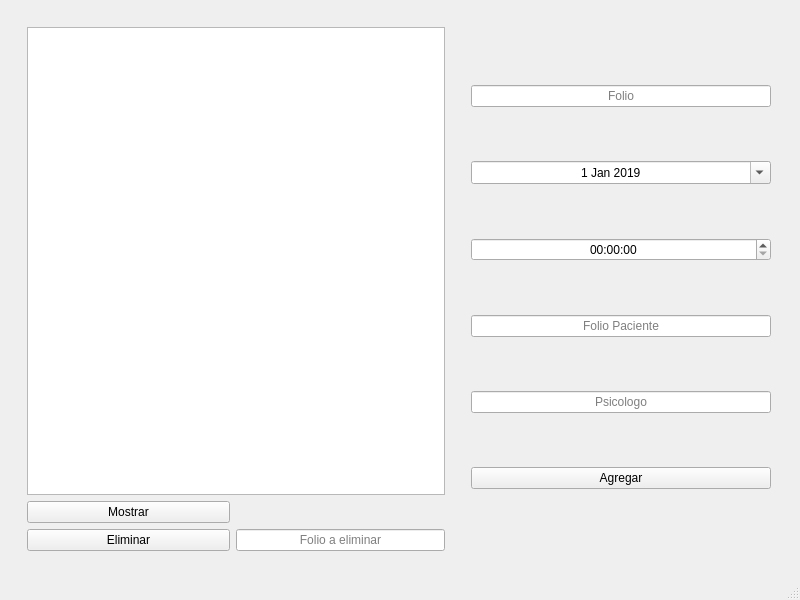
<?xml version="1.0" encoding="UTF-8"?>
<ui version="4.0">
 <class>MenuSecre</class>
 <widget class="QMainWindow" name="MenuSecre">
  <property name="geometry">
   <rect>
    <x>0</x>
    <y>0</y>
    <width>800</width>
    <height>600</height>
   </rect>
  </property>
  <property name="windowTitle">
   <string>Secretaria</string>
  </property>
  <widget class="QWidget" name="centralwidget">
   <layout class="QGridLayout" name="gridLayout">
    <item row="0" column="0">
     <widget class="QWidget" name="widget" native="true">
      <layout class="QGridLayout" name="gridLayout_3">
       <item row="0" column="1">
        <widget class="QWidget" name="widget" native="true">
         <property name="maximumSize">
          <size>
           <width>322</width>
           <height>522</height>
          </size>
         </property>
         <layout class="QGridLayout" name="gridLayout_4">
          <item row="3" column="0">
           <widget class="QLineEdit" name="fPaciente">
            <property name="maximumSize">
             <size>
              <width>300</width>
              <height>16777215</height>
             </size>
            </property>
            <property name="alignment">
             <set>Qt::AlignCenter</set>
            </property>
            <property name="placeholderText">
             <string>Folio Paciente</string>
            </property>
           </widget>
          </item>
          <item row="0" column="0">
           <widget class="QLineEdit" name="folio">
            <property name="maximumSize">
             <size>
              <width>300</width>
              <height>16777215</height>
             </size>
            </property>
            <property name="alignment">
             <set>Qt::AlignCenter</set>
            </property>
            <property name="placeholderText">
             <string>Folio</string>
            </property>
           </widget>
          </item>
          <item row="1" column="0">
           <widget class="QDateEdit" name="fecha">
            <property name="minimumSize">
             <size>
              <width>300</width>
              <height>0</height>
             </size>
            </property>
            <property name="alignment">
             <set>Qt::AlignCenter</set>
            </property>
            <property name="maximumDate">
             <date>
              <year>2100</year>
              <month>12</month>
              <day>31</day>
             </date>
            </property>
            <property name="minimumDate">
             <date>
              <year>2019</year>
              <month>1</month>
              <day>1</day>
             </date>
            </property>
            <property name="calendarPopup">
             <bool>true</bool>
            </property>
           </widget>
          </item>
          <item row="5" column="0">
           <widget class="QPushButton" name="Agregar">
            <property name="maximumSize">
             <size>
              <width>300</width>
              <height>16777215</height>
             </size>
            </property>
            <property name="text">
             <string>Agregar</string>
            </property>
           </widget>
          </item>
          <item row="4" column="0">
           <widget class="QLineEdit" name="uPsicologo">
            <property name="maximumSize">
             <size>
              <width>300</width>
              <height>16777215</height>
             </size>
            </property>
            <property name="alignment">
             <set>Qt::AlignCenter</set>
            </property>
            <property name="placeholderText">
             <string>Psicologo</string>
            </property>
           </widget>
          </item>
          <item row="2" column="0">
           <widget class="QTimeEdit" name="hora">
            <property name="alignment">
             <set>Qt::AlignCenter</set>
            </property>
           </widget>
          </item>
         </layout>
        </widget>
       </item>
       <item row="0" column="0">
        <widget class="QWidget" name="widget_2" native="true">
         <layout class="QGridLayout" name="gridLayout_2">
          <item row="3" column="0">
           <widget class="QPushButton" name="Mostrar">
            <property name="maximumSize">
             <size>
              <width>209</width>
              <height>16777215</height>
             </size>
            </property>
            <property name="text">
             <string>Mostrar</string>
            </property>
           </widget>
          </item>
          <item row="0" column="0" colspan="2">
           <widget class="QTableView" name="tableView">
            <property name="minimumSize">
             <size>
              <width>418</width>
              <height>0</height>
             </size>
            </property>
           </widget>
          </item>
          <item row="4" column="0">
           <widget class="QPushButton" name="Eliminar">
            <property name="maximumSize">
             <size>
              <width>209</width>
              <height>16777215</height>
             </size>
            </property>
            <property name="text">
             <string>Eliminar</string>
            </property>
           </widget>
          </item>
          <item row="4" column="1">
           <widget class="QLineEdit" name="eFolio">
            <property name="maximumSize">
             <size>
              <width>209</width>
              <height>16777215</height>
             </size>
            </property>
            <property name="alignment">
             <set>Qt::AlignCenter</set>
            </property>
            <property name="placeholderText">
             <string>Folio a eliminar</string>
            </property>
           </widget>
          </item>
         </layout>
        </widget>
       </item>
      </layout>
     </widget>
    </item>
   </layout>
  </widget>
  <widget class="QMenuBar" name="menubar">
   <property name="geometry">
    <rect>
     <x>0</x>
     <y>0</y>
     <width>800</width>
     <height>20</height>
    </rect>
   </property>
  </widget>
  <widget class="QStatusBar" name="statusbar"/>
 </widget>
 <tabstops>
  <tabstop>folio</tabstop>
  <tabstop>fecha</tabstop>
  <tabstop>hora</tabstop>
  <tabstop>fPaciente</tabstop>
  <tabstop>uPsicologo</tabstop>
  <tabstop>Agregar</tabstop>
  <tabstop>eFolio</tabstop>
  <tabstop>Mostrar</tabstop>
  <tabstop>Eliminar</tabstop>
  <tabstop>tableView</tabstop>
 </tabstops>
 <resources/>
 <connections/>
</ui>
